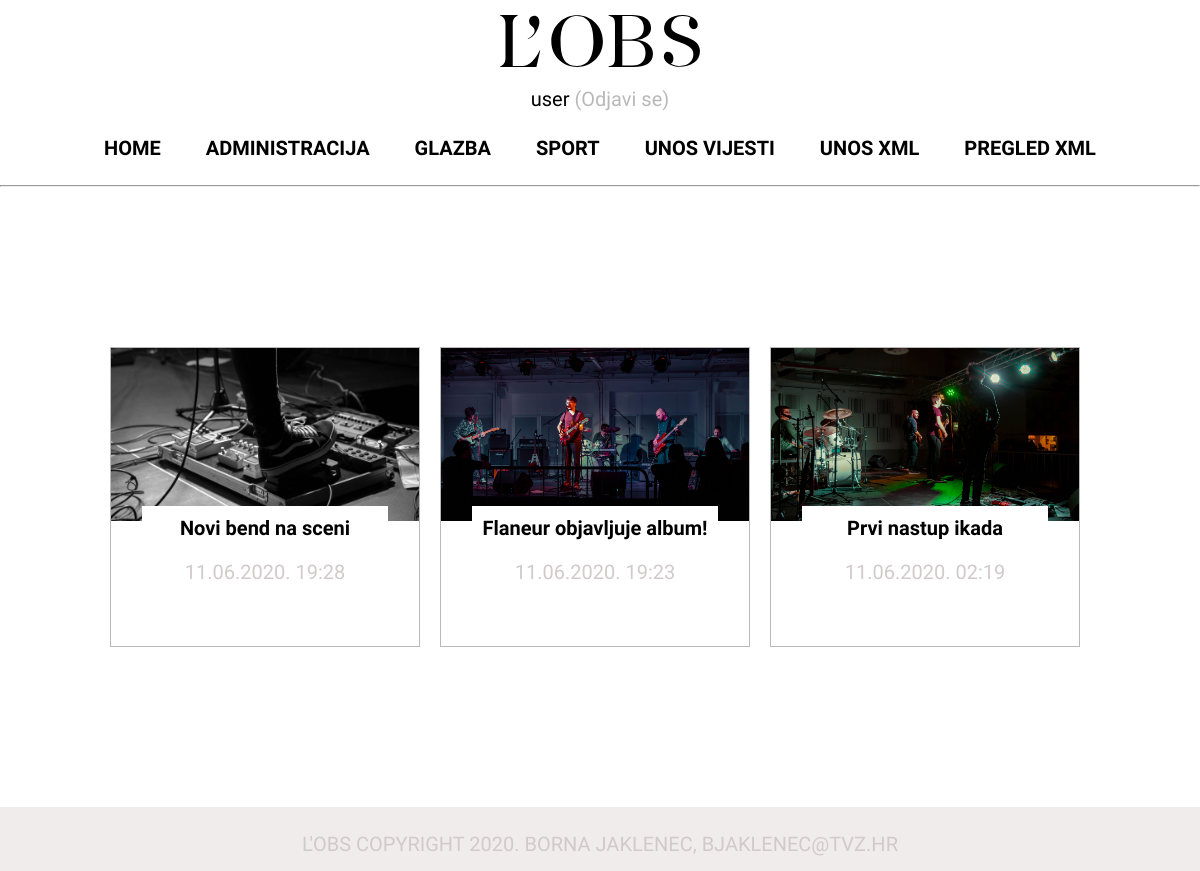
/kategorija.php?id=Glazba (signed in), run on the app's committed database.
### tables this page shows
CREATE TABLE `clanci` (
  `id` int(11) NOT NULL,
  `datum` varchar(32) NOT NULL,
  `naslov` varchar(64) NOT NULL,
  `sazetak` text NOT NULL,
  `tekst` text NOT NULL,
  `slika` varchar(64) NOT NULL,
  `kategorija` varchar(32) NOT NULL,
  `arhiva` tinyint(1) NOT NULL,
  `autor` varchar(60) NOT NULL
);

### kategorija.php (the view, shortened to what this page needs)
<?php
    $dbc = mysqli_connect('localhost', 'root', '', 'lobs');
    $kategorija = $_GET['id'];
?>
<!DOCTYPE html>
<html lang="en">
<head>
    <link rel="stylesheet" type="text/css" href="style.css">
    <link rel="stylesheet" href="https://cdnjs.cloudflare.com/ajax/libs/font-awesome/4.7.0/css/font-awesome.min.css">
</head>
<body>
    <header>
        <div class="clearfix">
            <div class="logo">
                <a href="index.php">
                    <img src="img/logo.svg" style="width: 200px;" alt="">
                </a>
            </div>
            <p style="text-align: center;"><?php echo $_SESSION['user']; ?>
                <a href="logout.php" style="text-decoration: none; color:#b9b9b9;">(Odjavi se)</a>
            </p>
            <nav>
                <ul>
                    <div class="topnav" id="myTopnav">
                        <li><a href="index.php">HOME</a></li>
                        <li><a href="administracija.php">ADMINISTRACIJA</a></li>
                        <li><a href="kategorija.php?id=Glazba" class="">GLAZBA</a></li>
                        <li><a href="kategorija.php?id=Sport">SPORT</a></li>
                        <li><a href="unos_vijesti.php">UNOS VIJESTI</a></li>
                        <li><a href="xml-projekt.php">UNOS XML</a></li>
                        <li><a target="_blank" href="Albumi.xml">PREGLED
                                XML</a></li>
                    </div>
                </ul>
            </nav>
        </div>
    </header>
    <hr>
    <main>
        <div class="wrapper">
            <div class="sredina">
                <section>
                    <?php
                        $query = "SELECT * FROM clanci WHERE kategorija = '$kategorija' AND arhiva = 0 ORDER BY datum DESC";
                        $result = mysqli_query($dbc, $query);
                        while($row = mysqli_fetch_array($result)){
                            echo '<article>';
                            echo '<div class="img-container">';
                            echo '<div class="border">';
                            echo '<img class="in-img" src="' . UPLPATH . $row ['slika'] . '" style="width: 100%">';
                            echo '<div class="bijelo"><h3 class="tekst">';
                            echo '<a class="naslov_a" href="clanak.php?id='.$row['id'].'">';
                            echo $row['naslov'];
                            echo '</a></h3>';
                            echo '<p class="ispod_naslova">'.$row['datum'].'</p>';
                            echo '</div></div>';
                            echo '</article>';
                        }
                    ?>
                </section>
            </div>
        </div>
    </main>
    <div class="footer">
        <footer>
            <p>L'Obs copyright 2020. Borna Jaklenec,
                bjaklenec@tvz.hr</p>
        </footer>
    </div>
</body>
</html>

### style.css (style rules this page uses)
* { margin: 0; padding: 0; box-sizing: border-box; font-family: 'Barlow Condensed', sans-serif; font-size: 20px; }
.clearfix::after { content: ""; clear: both; display: table; }
.wrapper { width: 100%; margin: 0 auto; max-width: 1000px; }
.tekst { text-decoration: none; }
nav { margin: 0 auto; text-align: center; padding: 25px 0; text-transform: uppercase; }
nav ul { list-style: none; margin: 0; padding: 0; overflow: hidden; }
nav li { display: inline; font-weight: bold; }
nav a { text-decoration: none; color: black; padding: 0px 20px; }
h2, h3 { text-align: center; font-weight: 700; }
h3 { padding: 10px 10px 20px; }
.bijelo { margin-top: -20px; background-color: white; position: relative; z-index: 1; width: 80%; margin-left: auto; margin-right: auto; }
a.naslov_a { text-decoration: none; color: black; }
.border { border: 1px solid #b9b9b9; height: 300px; }
.logo { margin: 0 auto; text-align: center; padding: 15px 0px; }
.img-container { float: left; width: 33%; padding: 10px; }
footer { text-align: center; padding: 15px 0px; color: #d1caca; background-color: #f1ecec; }
footer p { padding-top: 10px; font-weight: 400; text-transform: uppercase; }
.footer { padding-top: 150px; }
p.ispod_naslova { text-align: center; color: #d1caca; font-weight: lighter; }
.sredina { padding-top: 150px; }

### data on the page
clanci: slika (picture), naslov "Novi bend na sceni", datum "11.06.2020. 19:28"
clanci: slika (picture), naslov "Flaneur objavljuje album!", datum "11.06.2020. 19:23"
clanci: slika (picture), naslov "Prvi nastup ikada", datum "11.06.2020. 02:19"

### other printed values
$_SESSION['user'] "user"
